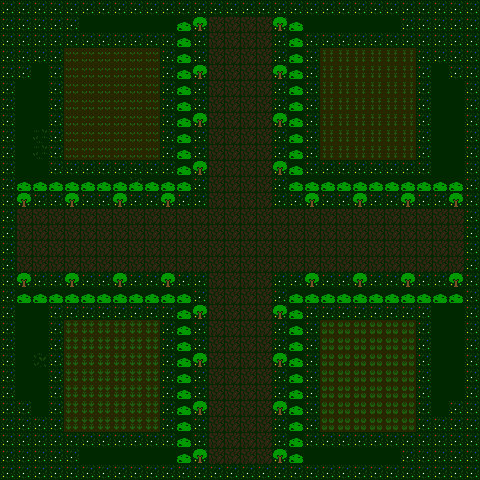

The image is a tile-based game level rendered from a .tmx file. Its description and complete source (layers, tilesets, objects, tile grids) follow:
An orthogonal 30x30 tile map with 16x16 px tiles, 3 tile layers (floor, wall, units).

<map version="1.10" tiledversion="2025.05.05" orientation="orthogonal" renderorder="right-down" width="30" height="30" tilewidth="16" tileheight="16" infinite="0" nextlayerid="6" nextobjectid="1">
 <tileset firstgid="1" source="../../tiles/battle/farm.tsx" />
 <layer id="1" name="floor" width="30" height="30">
  <data encoding="csv">
52,52,52,52,52,52,52,52,52,52,52,52,52,52,52,52,52,52,52,52,52,52,52,52,52,52,52,52,52,52,
52,52,52,52,52,4,4,4,4,4,4,4,52,15,15,15,15,52,4,4,4,4,4,4,4,52,52,52,52,52,
52,52,52,52,52,52,52,52,52,52,52,4,52,15,15,15,15,52,4,52,52,52,52,52,52,52,52,52,52,52,
52,52,52,52,55,55,55,55,55,55,52,4,52,15,15,15,15,52,4,52,56,56,56,56,56,56,52,52,52,52,
52,52,4,52,55,55,55,55,55,55,52,4,52,15,15,15,15,52,4,52,56,56,56,56,56,56,52,4,52,52,
52,4,4,52,55,55,55,55,55,55,52,4,52,15,15,15,15,52,4,52,56,56,56,56,56,56,52,4,4,52,
52,4,4,52,55,55,55,55,55,55,52,4,52,15,15,15,15,52,4,52,56,56,56,56,56,56,52,4,4,52,
52,4,4,52,55,55,55,55,55,55,52,4,52,15,15,15,15,52,4,52,56,56,56,56,56,56,52,4,4,52,
52,4,18,52,55,55,55,55,55,55,52,4,52,15,15,15,15,52,4,52,56,56,56,56,56,56,52,4,4,52,
52,4,18,52,55,55,55,55,55,55,52,4,52,15,15,15,15,52,4,52,56,56,56,56,56,56,52,4,4,52,
52,4,4,52,52,52,52,52,52,52,52,4,52,15,15,15,15,52,4,52,52,52,52,52,52,52,52,4,4,52,
52,4,4,4,4,4,4,4,17,4,4,4,52,15,15,15,15,52,4,4,4,4,4,4,4,4,4,4,4,52,
52,52,52,52,52,52,52,52,52,52,52,52,52,15,15,15,15,52,52,52,52,52,52,52,52,52,52,52,52,52,
52,15,15,15,15,15,15,15,15,15,15,15,15,15,15,15,15,15,15,15,15,15,15,15,15,15,15,15,15,52,
52,15,15,15,15,15,15,15,15,15,15,15,15,15,15,15,15,15,15,15,15,15,15,15,15,15,15,15,15,52,
52,15,15,15,15,15,15,15,15,15,15,15,15,15,15,15,15,15,15,15,15,15,15,15,15,15,15,15,15,52,
52,15,15,15,15,15,15,15,15,15,15,15,15,15,15,15,15,15,15,15,15,15,15,15,15,15,15,15,15,52,
52,52,52,52,52,52,52,52,52,52,52,52,52,15,15,15,15,52,52,52,52,52,52,52,52,52,52,52,52,52,
52,4,4,4,4,4,4,4,4,4,4,4,52,15,15,15,15,52,4,4,4,4,4,4,4,4,4,4,4,52,
52,4,4,52,52,52,52,52,52,52,52,4,52,15,15,15,15,52,4,52,52,52,52,52,52,52,52,4,4,52,
52,4,4,52,58,58,58,58,58,58,52,4,52,15,15,15,15,52,4,52,57,57,57,57,57,57,52,4,4,52,
52,4,4,52,58,58,58,58,58,58,52,4,52,15,15,15,15,52,4,52,57,57,57,57,57,57,52,4,4,52,
52,4,16,52,58,58,58,58,58,58,52,4,52,15,15,15,15,52,4,52,57,57,57,57,57,57,52,4,4,52,
52,4,4,52,58,58,58,58,58,58,52,4,52,15,15,15,15,52,4,52,57,57,57,57,57,57,52,4,4,52,
52,4,4,52,58,58,58,58,58,58,52,4,52,15,15,15,15,52,4,52,57,57,57,57,57,57,52,4,4,52,
52,52,4,52,58,58,58,58,58,58,52,4,52,15,15,15,15,52,4,52,57,57,57,57,57,57,52,4,52,52,
52,52,52,52,58,58,58,58,58,58,52,4,52,15,15,15,15,52,4,52,57,57,57,57,57,57,52,52,52,52,
52,52,52,52,52,52,52,52,52,52,52,4,52,15,15,15,15,52,4,52,52,52,52,52,52,52,52,52,52,52,
52,52,52,52,52,4,4,4,4,4,4,4,52,15,15,15,15,52,4,4,4,4,4,4,4,52,52,52,52,52,
52,52,52,52,52,52,52,52,52,52,52,52,52,52,52,52,52,52,52,52,52,52,52,52,52,52,52,52,52,52
</data>
 </layer>
 <layer id="3" name="wall" width="30" height="30">
  <data encoding="csv">
0,0,0,0,0,0,0,0,0,0,0,0,0,0,0,0,0,0,0,0,0,0,0,0,0,0,0,0,0,0,
0,0,0,0,0,0,0,0,0,0,0,27,36,0,0,0,0,36,27,0,0,0,0,0,0,0,0,0,0,0,
0,0,0,0,0,0,0,0,0,0,0,27,0,0,0,0,0,0,27,0,0,0,0,0,0,0,0,0,0,0,
0,0,0,0,0,0,0,0,0,0,0,27,0,0,0,0,0,0,27,0,0,0,0,0,0,0,0,0,0,0,
0,0,0,0,0,0,0,0,0,0,0,27,36,0,0,0,0,36,27,0,0,0,0,0,0,0,0,0,0,0,
0,0,0,0,0,0,0,0,0,0,0,27,0,0,0,0,0,0,27,0,0,0,0,0,0,0,0,0,0,0,
0,0,0,0,0,0,0,0,0,0,0,27,0,0,0,0,0,0,27,0,0,0,0,0,0,0,0,0,0,0,
0,0,0,0,0,0,0,0,0,0,0,27,36,0,0,0,0,36,27,0,0,0,0,0,0,0,0,0,0,0,
0,0,0,0,0,0,0,0,0,0,0,27,0,0,0,0,0,0,27,0,0,0,0,0,0,0,0,0,0,0,
0,0,0,0,0,0,0,0,0,0,0,27,0,0,0,0,0,0,27,0,0,0,0,0,0,0,0,0,0,0,
0,0,0,0,0,0,0,0,0,0,0,27,36,0,0,0,0,36,27,0,0,0,0,0,0,0,0,0,0,0,
0,27,27,27,27,27,27,27,27,27,27,27,0,0,0,0,0,0,27,27,27,27,27,27,27,27,27,27,27,0,
0,36,0,0,36,0,0,36,0,0,36,0,0,0,0,0,0,0,0,36,0,0,36,0,0,36,0,0,36,0,
0,0,0,0,0,0,0,0,0,0,0,0,0,0,0,0,0,0,0,0,0,0,0,0,0,0,0,0,0,0,
0,0,0,0,0,0,0,0,0,0,0,0,0,0,0,0,0,0,0,0,0,0,0,0,0,0,0,0,0,0,
0,0,0,0,0,0,0,0,0,0,0,0,0,0,0,0,0,0,0,0,0,0,0,0,0,0,0,0,0,0,
0,0,0,0,0,0,0,0,0,0,0,0,0,0,0,0,0,0,0,0,0,0,0,0,0,0,0,0,0,0,
0,36,0,0,36,0,0,36,0,0,36,0,0,0,0,0,0,0,0,36,0,0,36,0,0,36,0,0,36,0,
0,27,27,27,27,27,27,27,27,27,27,27,0,0,0,0,0,0,27,27,27,27,27,27,27,27,27,27,27,0,
0,0,0,0,0,0,0,0,0,0,0,27,36,0,0,0,0,36,27,0,0,0,0,0,0,0,0,0,0,0,
0,0,0,0,0,0,0,0,0,0,0,27,0,0,0,0,0,0,27,0,0,0,0,0,0,0,0,0,0,0,
0,0,0,0,0,0,0,0,0,0,0,27,0,0,0,0,0,0,27,0,0,0,0,0,0,0,0,0,0,0,
0,0,0,0,0,0,0,0,0,0,0,27,36,0,0,0,0,36,27,0,0,0,0,0,0,0,0,0,0,0,
0,0,0,0,0,0,0,0,0,0,0,27,0,0,0,0,0,0,27,0,0,0,0,0,0,0,0,0,0,0,
0,0,0,0,0,0,0,0,0,0,0,27,0,0,0,0,0,0,27,0,0,0,0,0,0,0,0,0,0,0,
0,0,0,0,0,0,0,0,0,0,0,27,36,0,0,0,0,36,27,0,0,0,0,0,0,0,0,0,0,0,
0,0,0,0,0,0,0,0,0,0,0,27,0,0,0,0,0,0,27,0,0,0,0,0,0,0,0,0,0,0,
0,0,0,0,0,0,0,0,0,0,0,27,0,0,0,0,0,0,27,0,0,0,0,0,0,0,0,0,0,0,
0,0,0,0,0,0,0,0,0,0,0,27,36,0,0,0,0,36,27,0,0,0,0,0,0,0,0,0,0,0,
0,0,0,0,0,0,0,0,0,0,0,0,0,0,0,0,0,0,0,0,0,0,0,0,0,0,0,0,0,0
</data>
 </layer>
 <layer id="4" name="units" width="30" height="30">
  <data encoding="csv">
0,0,0,0,0,0,0,0,0,0,0,0,0,0,0,0,0,0,0,0,0,0,0,0,0,0,0,0,0,0,
0,0,0,0,0,0,0,0,0,0,0,0,0,0,0,0,0,0,0,0,0,0,0,0,0,0,0,0,0,0,
0,0,0,0,0,0,0,0,0,0,0,0,0,0,0,0,0,0,0,0,0,0,0,0,0,0,0,0,0,0,
0,0,0,0,0,0,0,0,0,0,0,0,0,0,0,0,0,0,0,0,0,0,0,0,0,0,0,0,0,0,
0,0,0,0,0,0,0,0,0,0,0,0,0,0,0,0,0,0,0,0,0,0,0,0,0,0,0,0,0,0,
0,0,0,0,0,0,0,0,0,0,0,0,0,0,0,0,0,0,0,0,0,0,0,0,0,0,0,0,0,0,
0,0,0,0,0,0,0,0,0,0,0,0,0,0,0,0,0,0,0,0,0,0,0,0,0,0,0,0,0,0,
0,0,0,0,0,0,0,0,0,0,0,0,0,0,0,0,0,0,0,0,0,0,0,0,0,0,0,0,0,0,
0,0,0,0,0,0,0,0,0,0,0,0,0,0,0,0,0,0,0,0,0,0,0,0,0,0,0,0,0,0,
0,0,0,0,0,0,0,0,0,0,0,0,0,0,0,0,0,0,0,0,0,0,0,0,0,0,0,0,0,0,
0,0,0,0,0,0,0,0,0,0,0,0,0,0,0,0,0,0,0,0,0,0,0,0,0,0,0,0,0,0,
0,0,0,0,0,0,0,0,0,0,0,0,0,0,0,0,0,0,0,0,0,0,0,0,0,0,0,0,0,0,
0,0,0,0,0,0,0,0,0,0,0,0,0,0,0,0,0,0,0,0,0,0,0,0,0,0,0,0,0,0,
0,0,0,0,0,0,0,0,0,0,0,0,0,0,0,0,0,0,0,0,0,0,0,0,0,0,0,0,0,0,
0,0,0,0,0,0,0,0,0,0,0,0,0,0,0,0,0,0,0,0,0,0,0,0,0,0,0,0,0,0,
0,0,0,0,0,0,0,0,0,0,0,0,0,0,0,0,0,0,0,0,0,0,0,0,0,0,0,0,0,0,
0,0,0,0,0,0,0,0,0,0,0,0,0,0,0,0,0,0,0,0,0,0,0,0,0,0,0,0,0,0,
0,0,0,0,0,0,0,0,0,0,0,0,0,0,0,0,0,0,0,0,0,0,0,0,0,0,0,0,0,0,
0,0,0,0,0,0,0,0,0,0,0,0,0,0,0,0,0,0,0,0,0,0,0,0,0,0,0,0,0,0,
0,0,0,0,0,0,0,0,0,0,0,0,0,0,0,0,0,0,0,0,0,0,0,0,0,0,0,0,0,0,
0,0,0,0,0,0,0,0,0,0,0,0,0,0,0,0,0,0,0,0,0,0,0,0,0,0,0,0,0,0,
0,0,0,0,0,0,0,0,0,0,0,0,0,0,0,0,0,0,0,0,0,0,0,0,0,0,0,0,0,0,
0,0,0,0,0,0,0,0,0,0,0,0,0,0,0,0,0,0,0,0,0,0,0,0,0,0,0,0,0,0,
0,0,0,0,0,0,0,0,0,0,0,0,0,0,0,0,0,0,0,0,0,0,0,0,0,0,0,0,0,0,
0,0,0,0,0,0,0,0,0,0,0,0,0,0,0,0,0,0,0,0,0,0,0,0,0,0,0,0,0,0,
0,0,0,0,0,0,0,0,0,0,0,0,0,0,0,0,0,0,0,0,0,0,0,0,0,0,0,0,0,0,
0,0,0,0,0,0,0,0,0,0,0,0,0,0,0,0,0,0,0,0,0,0,0,0,0,0,0,0,0,0,
0,0,0,0,0,0,0,0,0,0,0,0,0,0,0,0,0,0,0,0,0,0,0,0,0,0,0,0,0,0,
0,0,0,0,0,0,0,0,0,0,0,0,0,0,0,0,0,0,0,0,0,0,0,0,0,0,0,0,0,0,
0,0,0,0,0,0,0,0,0,0,0,0,0,0,0,0,0,0,0,0,0,0,0,0,0,0,0,0,0,0
</data>
 </layer>
</map>
